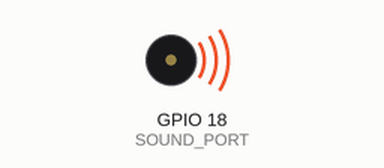
This program was run on a simulated Raspberry Pi (BCM pin numbers). On the bench: buzzer (waves = sounding).

Above: at 0.2 s.
Timing chart, 0 to 3.0 s (numbered marks = the images above):
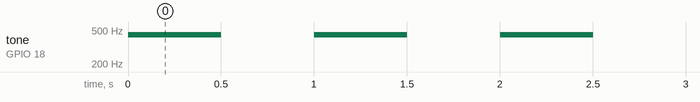

The program:

beep-simple.py
```python
import RPi.GPIO as GPIO
from time import sleep
import sys

SOUND_PORT = 18
TONE = 440
GPIO.setmode(GPIO.BCM)
GPIO.setup(SOUND_PORT, GPIO.OUT)

pwm = GPIO.PWM(SOUND_PORT, TONE)

while True:
    try:
        pwm.ChangeFrequency(TONE)
        pwm.start(50)
        sleep(0.5)
        pwm.stop()
        sleep(0.5)
    except KeyboardInterrupt:
        break

GPIO.cleanup()
sys.exit()
```

Measured:
- by itself, tone on GPIO 18 (SOUND_PORT): alternates 440 Hz for 0.50 s and silent for 0.50 s
